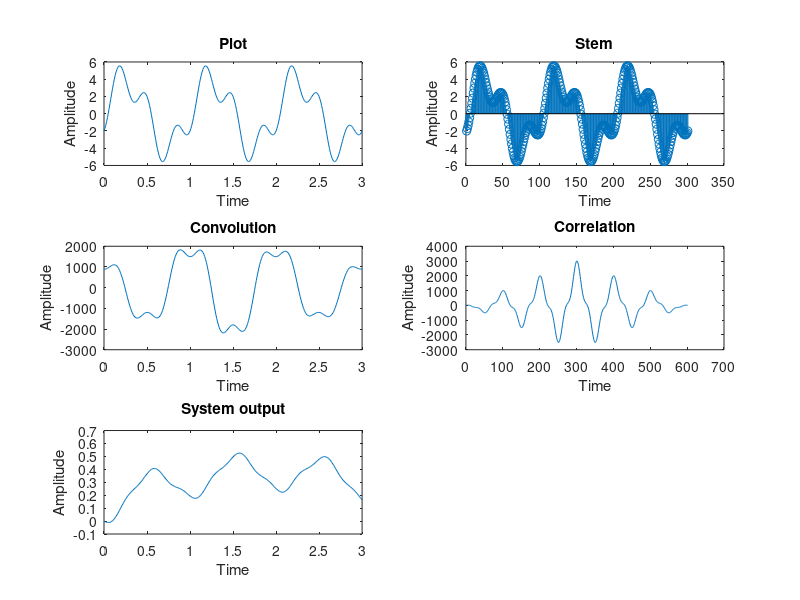

Write MATLAB code to recreate this figure.
%% clear console
clc
close all

%% define signal
fs = 100;
T0 = 0;
Tf = 3;
Ts = 1/fs;
t = T0:Ts:Tf;
x = 4*sin(2*pi*t) - 2*cos(3*pi*2*t);

%% define figure
figure

%% plot
subplot(3,2,1)
plot(t,x)
title('Plot')
xlabel('Time')
ylabel('Amplitude')

%% stem
subplot(3,2,2)
stem(x)
title('Stem')
xlabel('Time')
ylabel('Amplitude')

%% conv
convolution = conv(x, x, 'same');
subplot(3,2,3)
plot(t, convolution)
title('Convolution')
xlabel('Time')
ylabel('Amplitude')

%% corr
subplot(3,2,4)
plot(xcorr(x, x))
title('Correlation')
xlabel('Time')
ylabel('Amplitude')

%% lsim
sys = tf([1 2], [5 0.5 2]);
y = lsim(sys, x, t);
subplot(3,2,5)
plot(t, y)
title('System output')
xlabel('Time')
ylabel('Amplitude')
